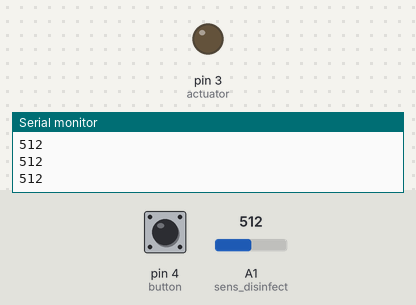
This sketch was run on a simulated Arduino Uno, built with avr-gcc and run on an emulated ATmega328P. On the bench: output pins drawn as LEDs (lit = HIGH), the last lines printed to the serial monitor. Inputs (shaded band) come from the test bench; at power-on: pin 4 (button) HIGH, A1 (sens_disinfect) = 512.

Above: at 1.2 s.
1.3 s: pin 4 (button) pulled LOW for 0.15 s
At 1.66 s:
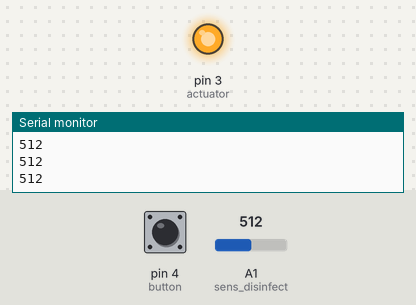
3.3 s: pin 4 (button) pulled LOW for 3.2 s
At 7.4 s:
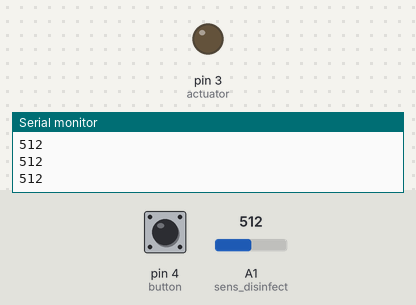
Timing chart, 0 to 8.9 s (numbered marks = the images above; inputs shaded):
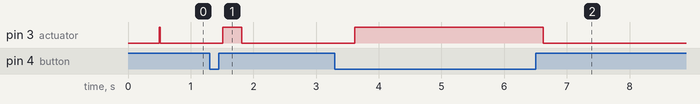

Measured:
- after the input at 1.3 s, pin 3 (actuator): LOW → HIGH after 0.21 s, → LOW 0.30 s later
- after the input at 3.3 s, pin 3 (actuator): LOW → HIGH after 0.32 s, → LOW 3.0 s later

The sketch:

Idisinfector_main.ino
```cpp
#define sens_disinfect A1 //not used in last red
#define actuator 3
#define button 4

bool flag_dis = false;

void setup()
{
	pinMode(sens_disinfect, INPUT);
	pinMode(button, INPUT_PULLUP);
	pinMode(actuator, OUTPUT);
	digitalWrite(actuator, LOW);

	Serial.begin(9600);
	Serial.println("Started");
}

void loop()
{
	delay(200);
	Serial.println(analogRead(sens_disinfect));
	if((analogRead(sens_disinfect) >= 255) && flag_dis == false)
	{
		delay(300);
		analogWrite(actuator, 255);
		delay(10);
		analogWrite(actuator, 0);
		flag_dis = true;
	}
	else if ((analogRead(sens_disinfect) <= 255 && flag_dis == true))
	{
		flag_dis = false;
		delay(500);
	}

	if(digitalRead(button) == LOW)
	{
		delay(100);
		analogWrite(actuator, 255);
	}
	else if(digitalRead(button) == HIGH)
	{
		delay(100);
		analogWrite(actuator, 0);
	}
}
```
